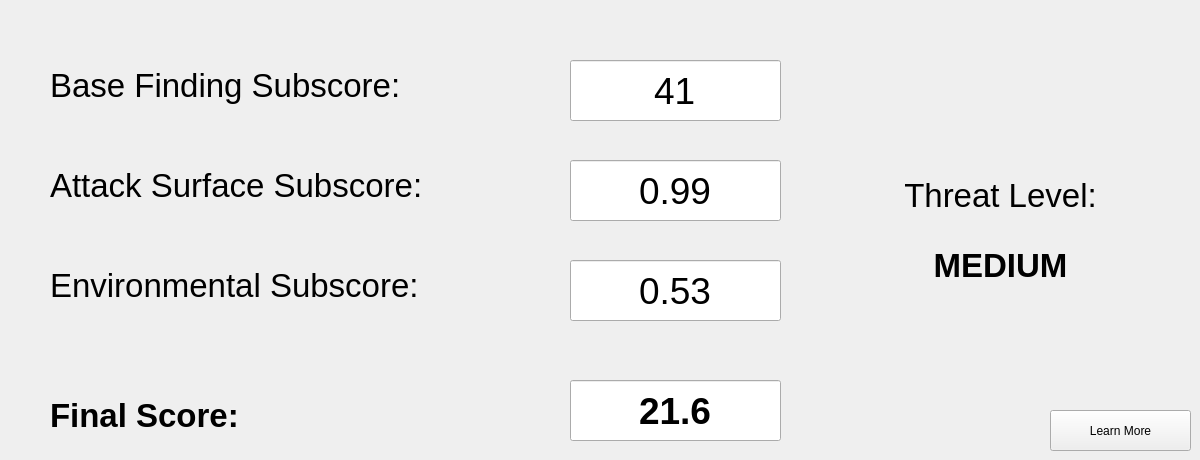
    <widget class="QWidget" name="tab_5">
     <attribute name="title">
      <string>CWSS Score</string>
     </attribute>
     <widget class="QLabel" name="label_11">
      <property name="geometry">
       <rect>
        <x>50</x>
        <y>50</y>
        <width>491</width>
        <height>71</height>
       </rect>
      </property>
      <property name="font">
       <font>
        <pointsize>25</pointsize>
        <weight>50</weight>
        <italic>false</italic>
        <bold>false</bold>
        <underline>false</underline>
        <strikeout>false</strikeout>
        <kerning>true</kerning>
       </font>
      </property>
      <property name="text">
       <string>Base Finding Subscore:</string>
      </property>
     </widget>
     <widget class="QLabel" name="label_12">
      <property name="geometry">
       <rect>
        <x>50</x>
        <y>150</y>
        <width>491</width>
        <height>71</height>
       </rect>
      </property>
      <property name="font">
       <font>
        <pointsize>25</pointsize>
        <weight>50</weight>
        <italic>false</italic>
        <bold>false</bold>
        <underline>false</underline>
        <strikeout>false</strikeout>
        <kerning>true</kerning>
       </font>
      </property>
      <property name="text">
       <string>Attack Surface Subscore:</string>
      </property>
     </widget>
     <widget class="QLabel" name="label_13">
      <property name="geometry">
       <rect>
        <x>50</x>
        <y>250</y>
        <width>491</width>
        <height>71</height>
       </rect>
      </property>
      <property name="font">
       <font>
        <pointsize>25</pointsize>
        <weight>50</weight>
        <italic>false</italic>
        <bold>false</bold>
        <underline>false</underline>
        <strikeout>false</strikeout>
        <kerning>true</kerning>
       </font>
      </property>
      <property name="text">
       <string>Environmental Subscore:</string>
      </property>
     </widget>
     <widget class="QLabel" name="label_14">
      <property name="geometry">
       <rect>
        <x>50</x>
        <y>380</y>
        <width>441</width>
        <height>71</height>
       </rect>
      </property>
      <property name="font">
       <font>
        <pointsize>25</pointsize>
        <weight>75</weight>
        <italic>false</italic>
        <bold>true</bold>
        <underline>false</underline>
        <strikeout>false</strikeout>
        <kerning>true</kerning>
       </font>
      </property>
      <property name="text">
       <string>Final Score:</string>
      </property>
     </widget>
     <widget class="QLineEdit" name="txtB_CWSS_BF">
      <property name="geometry">
       <rect>
        <x>570</x>
        <y>60</y>
        <width>211</width>
        <height>61</height>
       </rect>
      </property>
      <property name="font">
       <font>
        <pointsize>28</pointsize>
        <weight>50</weight>
        <bold>false</bold>
       </font>
      </property>
      <property name="text">
       <string>41</string>
      </property>
      <property name="alignment">
       <set>Qt::AlignCenter</set>
      </property>
      <property name="readOnly">
       <bool>true</bool>
      </property>
     </widget>
     <widget class="QLineEdit" name="txtB_CWSS_AS">
      <property name="geometry">
       <rect>
        <x>570</x>
        <y>160</y>
        <width>211</width>
        <height>61</height>
       </rect>
      </property>
      <property name="font">
       <font>
        <pointsize>28</pointsize>
        <weight>50</weight>
        <bold>false</bold>
       </font>
      </property>
      <property name="text">
       <string>0.99</string>
      </property>
      <property name="alignment">
       <set>Qt::AlignCenter</set>
      </property>
      <property name="readOnly">
       <bool>true</bool>
      </property>
     </widget>
     <widget class="QLineEdit" name="txtB_CWSS_E">
      <property name="geometry">
       <rect>
        <x>570</x>
        <y>260</y>
        <width>211</width>
        <height>61</height>
       </rect>
      </property>
      <property name="font">
       <font>
        <pointsize>28</pointsize>
        <weight>50</weight>
        <bold>false</bold>
       </font>
      </property>
      <property name="text">
       <string>0.53</string>
      </property>
      <property name="alignment">
       <set>Qt::AlignCenter</set>
      </property>
      <property name="readOnly">
       <bool>true</bool>
      </property>
     </widget>
     <widget class="QLineEdit" name="txtB_CWSS_Score">
      <property name="geometry">
       <rect>
        <x>570</x>
        <y>380</y>
        <width>211</width>
        <height>61</height>
       </rect>
      </property>
      <property name="font">
       <font>
        <pointsize>28</pointsize>
        <weight>75</weight>
        <bold>true</bold>
       </font>
      </property>
      <property name="text">
       <string>21.6</string>
      </property>
      <property name="alignment">
       <set>Qt::AlignCenter</set>
      </property>
      <property name="readOnly">
       <bool>true</bool>
      </property>
     </widget>
     <widget class="QLabel" name="label_15">
      <property name="geometry">
       <rect>
        <x>870</x>
        <y>160</y>
        <width>261</width>
        <height>71</height>
       </rect>
      </property>
      <property name="font">
       <font>
        <pointsize>25</pointsize>
        <weight>50</weight>
        <italic>false</italic>
        <bold>false</bold>
        <underline>false</underline>
        <strikeout>false</strikeout>
        <kerning>true</kerning>
       </font>
      </property>
      <property name="text">
       <string>Threat Level:</string>
      </property>
      <property name="alignment">
       <set>Qt::AlignCenter</set>
      </property>
     </widget>
     <widget class="QLabel" name="txtB_CWSS_Threat">
      <property name="geometry">
       <rect>
        <x>890</x>
        <y>230</y>
        <width>221</width>
        <height>71</height>
       </rect>
      </property>
      <property name="font">
       <font>
        <pointsize>25</pointsize>
        <weight>75</weight>
        <italic>false</italic>
        <bold>true</bold>
        <underline>false</underline>
        <strikeout>false</strikeout>
        <kerning>true</kerning>
       </font>
      </property>
      <property name="text">
       <string>MEDIUM</string>
      </property>
      <property name="alignment">
       <set>Qt::AlignCenter</set>
      </property>
     </widget>
     <widget class="QPushButton" name="btn_LearnMore">
      <property name="geometry">
       <rect>
        <x>1050</x>
        <y>410</y>
        <width>141</width>
        <height>41</height>
       </rect>
      </property>
      <property name="text">
       <string>Learn More</string>
      </property>
     </widget>
    </widget>
